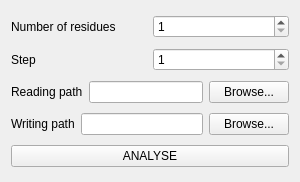
<?xml version="1.0" encoding="UTF-8"?>
<ui version="4.0">
 <class>SEProteinConfigStatsAppGUIClass</class>
 <widget class="QWidget" name="SEProteinConfigStatsAppGUIClass">
  <property name="geometry">
   <rect>
    <x>0</x>
    <y>0</y>
    <width>300</width>
    <height>182</height>
   </rect>
  </property>
  <property name="minimumSize">
   <size>
    <width>300</width>
    <height>100</height>
   </size>
  </property>
  <property name="windowTitle">
   <string/>
  </property>
  <layout class="QVBoxLayout" name="verticalLayout">
   <item>
    <layout class="QHBoxLayout" name="horizontalLayout">
     <item>
      <widget class="QLabel" name="label_2">
       <property name="text">
        <string>Number of residues</string>
       </property>
      </widget>
     </item>
     <item>
      <widget class="QSpinBox" name="spinBox_NR">
       <property name="minimum">
        <number>1</number>
       </property>
       <property name="maximum">
        <number>100</number>
       </property>
      </widget>
     </item>
    </layout>
   </item>
   <item>
    <layout class="QHBoxLayout" name="horizontalLayout_2">
     <item>
      <widget class="QLabel" name="label_3">
       <property name="text">
        <string>Step</string>
       </property>
      </widget>
     </item>
     <item>
      <widget class="QSpinBox" name="spinBox_S">
       <property name="minimum">
        <number>1</number>
       </property>
       <property name="maximum">
        <number>100</number>
       </property>
      </widget>
     </item>
    </layout>
   </item>
   <item>
    <layout class="QHBoxLayout" name="horizontalLayout_3">
     <item>
      <widget class="QLabel" name="label">
       <property name="text">
        <string>Reading path</string>
       </property>
      </widget>
     </item>
     <item>
      <widget class="QLineEdit" name="lineEdit_r"/>
     </item>
     <item>
      <widget class="QPushButton" name="r_pushButton">
       <property name="text">
        <string>Browse...</string>
       </property>
      </widget>
     </item>
    </layout>
   </item>
   <item>
    <layout class="QHBoxLayout" name="horizontalLayout_4">
     <item>
      <widget class="QLabel" name="label_4">
       <property name="text">
        <string>Writing path</string>
       </property>
      </widget>
     </item>
     <item>
      <widget class="QLineEdit" name="lineEdit_w"/>
     </item>
     <item>
      <widget class="QPushButton" name="w_pushButton">
       <property name="text">
        <string>Browse...</string>
       </property>
      </widget>
     </item>
    </layout>
   </item>
   <item>
    <widget class="QPushButton" name="pushButton">
     <property name="text">
      <string>ANALYSE</string>
     </property>
    </widget>
   </item>
  </layout>
 </widget>
 <resources/>
 <connections>
  <connection>
   <sender>pushButton</sender>
   <signal>clicked()</signal>
   <receiver>SEProteinConfigStatsAppGUIClass</receiver>
   <slot>onAnalyse()</slot>
   <hints>
    <hint type="sourcelabel">
     <x>149</x>
     <y>162</y>
    </hint>
    <hint type="destinationlabel">
     <x>149</x>
     <y>91</y>
    </hint>
   </hints>
  </connection>
  <connection>
   <sender>r_pushButton</sender>
   <signal>clicked()</signal>
   <receiver>SEProteinConfigStatsAppGUIClass</receiver>
   <slot>on_r_Browse()</slot>
   <hints>
    <hint type="sourcelabel">
     <x>289</x>
     <y>105</y>
    </hint>
    <hint type="destinationlabel">
     <x>149</x>
     <y>91</y>
    </hint>
   </hints>
  </connection>
  <connection>
   <sender>w_pushButton</sender>
   <signal>clicked()</signal>
   <receiver>SEProteinConfigStatsAppGUIClass</receiver>
   <slot>on_w_Browse()</slot>
   <hints>
    <hint type="sourcelabel">
     <x>252</x>
     <y>130</y>
    </hint>
    <hint type="destinationlabel">
     <x>149</x>
     <y>91</y>
    </hint>
   </hints>
  </connection>
 </connections>
 <slots>
  <slot>onAnalyse()</slot>
  <slot>on_r_Browse()</slot>
  <slot>on_w_Browse()</slot>
 </slots>
</ui>
